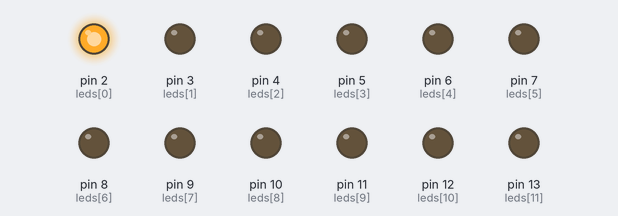
The sketch below on a simulated Arduino Uno, built with avr-gcc and run on an emulated ATmega328P. Parts: output pins drawn as LEDs (lit = HIGH). Random numbers use the default seed unless the sketch sets one.

Above: at 0.55 s.
At 8.3 s:
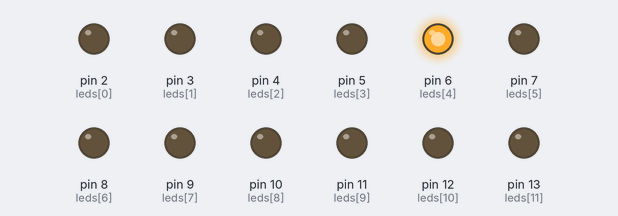
At 10.16 s:
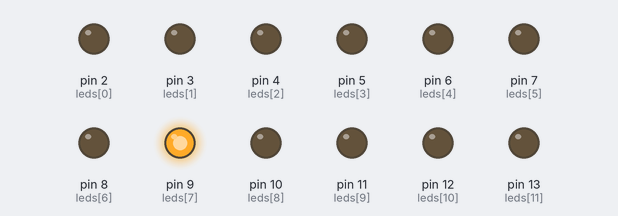
At 15.21 s:
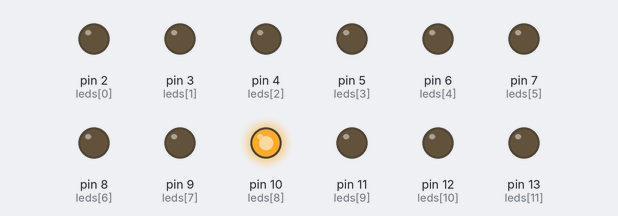
At 26.78 s:
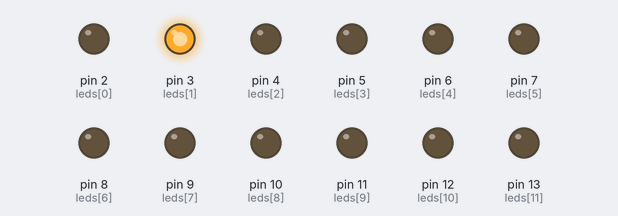
At 39.74 s:
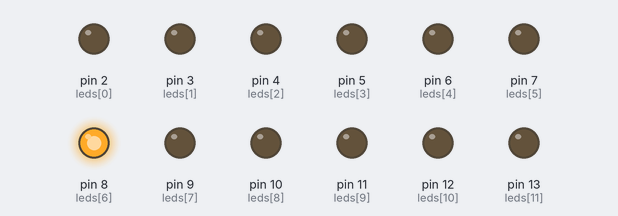
Timing chart, 0 to 40.0 s (numbered marks = the images above):
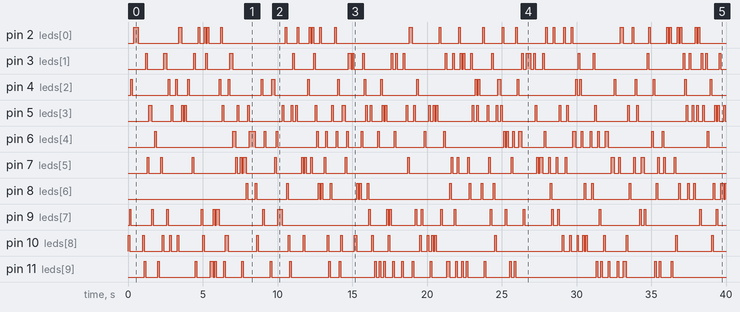

Measured:
- by itself, pin 2 (leds[0]): LOW → HIGH at 0.40 s, → LOW 0.30 s later, → HIGH 2.7 s later, → LOW 0.20 s later, … (62 changes in this stretch)
- by itself, pin 3 (leds[1]): LOW → HIGH at 1.2 s, → LOW 0.10 s later, → HIGH 1.1 s later, → LOW 0.20 s later, … (62 changes in this stretch)
- by itself, pin 4 (leds[2]): LOW → HIGH at 0.20 s, → LOW 0.10 s later, → HIGH 2.4 s later, → LOW 0.10 s later, … (48 changes in this stretch)
- by itself, pin 5 (leds[3]): LOW → HIGH at 1.4 s, → LOW 0.20 s later, → HIGH 1.3 s later, → LOW 0.10 s later, … (80 changes in this stretch)
- by itself, pin 6 (leds[4]): LOW → HIGH at 1.8 s, → LOW 0.10 s later, → HIGH 5.1 s later, → LOW 0.20 s later, … (54 changes in this stretch)
- by itself, pin 7 (leds[5]): LOW → HIGH at 1.3 s, → LOW 0.10 s later, → HIGH 0.80 s later, → LOW 0.10 s later, … (60 changes in this stretch)
- by itself, pin 8 (leds[6]): LOW → HIGH at 7.9 s, → LOW 0.10 s later, → HIGH 0.50 s later, → LOW 0.10 s later, … (47 changes in this stretch)
- by itself, pin 9 (leds[7]): LOW → HIGH at 0.10 s, → LOW 0.10 s later, → HIGH 1.4 s later, → LOW 0.10 s later, … (50 changes in this stretch)

The sketch:

random_sparcle.ino
```cpp
int leds[] = {2,3,4,5,6,7,8,9,10,11,12,13};

void setup() {
  randomSeed(analogRead(A0));

  for(int i=0;i<12;i++)
    pinMode(leds[i], OUTPUT);
}

void loop() {

  int r = random(0,12);

  digitalWrite(leds[r], HIGH);

  delay(100);

  digitalWrite(leds[r], LOW);
}
```
